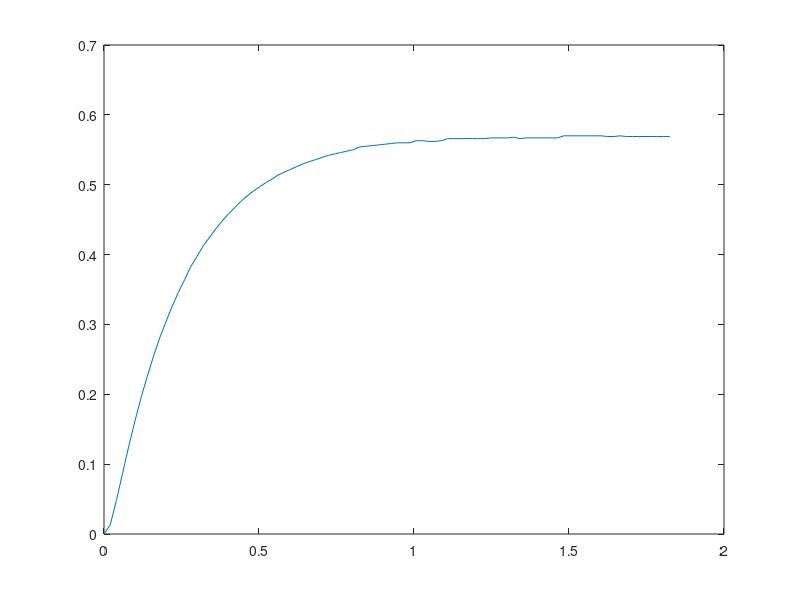

Source code (MATLAB): (Note: this script raises an error after producing the figure.)
%% Modelado de la planta
close all;
load datos4V.txt
tiempo = datos4V(:,1);
entrada = datos4V(:,2);
salida = datos4V(:,3);
% Tiempo para 2 V
% t_ini = 2.283;
% t_fin = 5.172;
% Tiempo para 4 v
t_ini = 2.2310;
t_fin = 4.056;
% Tiempo para perturbacion -1V
% t_ini = 2.734;
% t_fin = 5.345;
x_ini = find(tiempo == t_ini);
x_fin = find(tiempo == t_fin);
tiempo_interes = tiempo(x_ini:x_fin) - tiempo(x_ini);
salida_interes = salida(x_ini:x_fin);
plot(tiempo_interes,salida_interes);
hold on
plot(ScopeData(:,1), ScopeData(:,2));
title ("Respuesta de los sistemas a escalon de 4 V");
legend(["Sistema real" "Funcion de transferencia obtenida"])
ylabel("Velocidad (m/s)");
xlabel("Tiempo (s)");
axis([0 2 0 0.7])
% axis([0 3 0 0.35])

%% Plot del sistema
plot(ScopeData(:,1), ScopeData(:,2));
title ("Respuesta del sistema con controlador Truxal");
ylabel("Velocidad (m/s)");
xlabel("Tiempo (s)");
hold on
plot(ScopeData1(:,1),ScopeData1(:,2)* 1,'k:');
plot(ScopeData1(:,1),ScopeData1(:,2)*0.95,'r:');
plot(ScopeData1(:,1),ScopeData1(:,2)*1.05,'r:');

%% Equivalente discreto
T = 20e-3;
Gs = tf(0.1405, [0.251 1]);
BGz = c2d(Gs,T,'zoh');
[c,t] = step(BGz);
c_inf = c(end);
figure
stairs(t,c)
hold on
plot([t(1) t(end)], [1 1]*c_inf,'k:')
plot([t(1) t(end)], [1 1]*c_inf*0.95,'r:')
plot([t(1) t(end)], [1 1]*c_inf*1.05,'r:')
